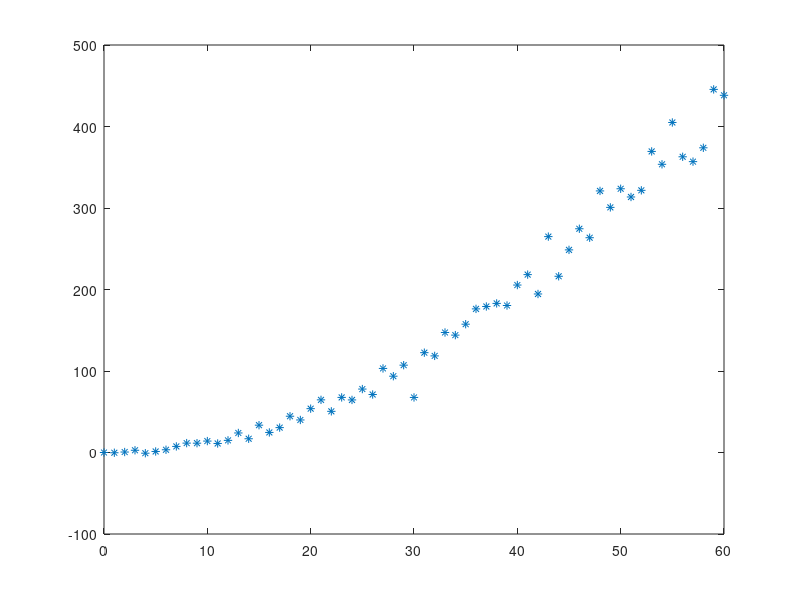

The MATLAB script that drew this image:
%% Simulate some noisy data
% can be used for applying filters etc.
x = 1:.1:10;
T = 0.1*x + 1;
Tn = T + 0.1*randn(size(x));
plot(x, Tn, '.');

%% Simulate drag coefficient d = kv^2
% this data replicates what you migth expect in a wind tunnel.
v = 0:1:60;
d = 0.1234*v.^2;
dn = d + 0.4*v.*randn(size(v));
plot(v, dn, '*');